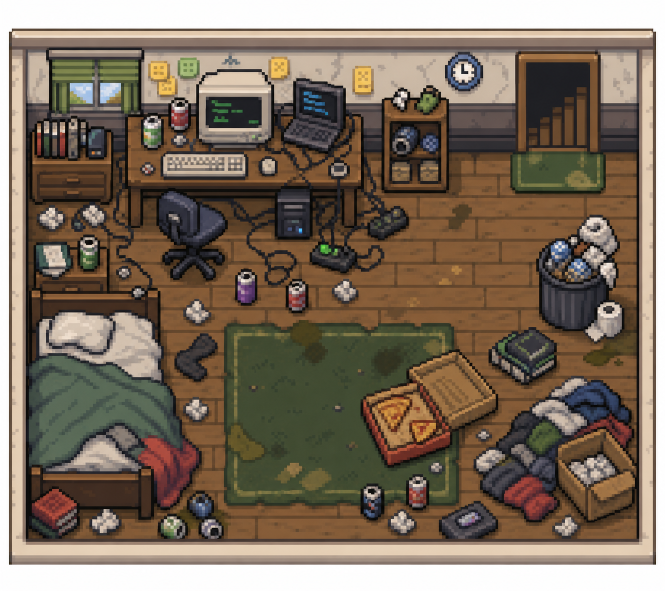
#> input picture docs/ai-slop/gpt-generated/rooms/vibe-coder-bedroom-map-source.png, 1330 x 1182 px (shown at 1/2 size)
$ python apply_vibe_coder_room.py
#> lines starting #> are read from the running program, lines starting #| are printed output that depends on the picture
#!/usr/bin/env python3

from pathlib import Path
import struct

from PIL import Image


ROOT = Path(__file__).resolve().parents[2]
TILESET_DIR = ROOT / "data/tilesets/secondary/brendans_mays_house"
TILES_PNG = TILESET_DIR / "tiles.png"
METATILES_BIN = TILESET_DIR / "metatiles.bin"
ATTRIBUTES_BIN = TILESET_DIR / "metatile_attributes.bin"
PALETTE_15 = TILESET_DIR / "palettes/15.pal"
SOURCE_PNG = ROOT / "docs/ai-slop/gpt-generated/rooms/vibe-coder-bedroom-map-source.png"
BRENDAN_ROOM_MAP = ROOT / "data/layouts/LittlerootTown_BrendansHouse_2F/map.bin"
PREVIEW_PNG = ROOT / "docs/ai-slop/gpt-generated/rooms/vibe-coder-room-layout-preview.png"

SECONDARY_TILE_BASE = 512
ROOM_METATILE_BASE = 0x2C4
ROOM_WIDTH = 9
ROOM_HEIGHT = 8
ROOM_PIXEL_SIZE = (ROOM_WIDTH * 16, ROOM_HEIGHT * 16)

# The original room's upper bits carry the map's elevation/collision metadata.
BASE_ROOM_VALUES = [
    0x0652, 0x0654, 0x0650, 0x0654, 0x0656, 0x0687, 0x060B, 0x060C, 0x060D,
    0x065A, 0x065B, 0x0655, 0x0665, 0x0402, 0x068F, 0x0613, 0x0214, 0x0615,
    0x3262, 0x3263, 0x3278, 0x3266, 0x325D, 0x3278, 0x3206, 0x3205, 0x3207,
    0x327B, 0x327C, 0x327D, 0x3201, 0x3298, 0x3299, 0x3299, 0x329A, 0x3201,
    0x0283, 0x3284, 0x0285, 0x3201, 0x32A0, 0x32A1, 0x32A1, 0x32A2, 0x3201,
    0x428B, 0x068C, 0x428D, 0x0201, 0x32A0, 0x32A1, 0x32A1, 0x32A2, 0x3201,
    0x0204, 0x3201, 0x0201, 0x3201, 0x32A8, 0x32A9, 0x32A9, 0x32AA, 0x3201,
    0x3204, 0x3201, 0x3201, 0x3201, 0x3201, 0x3201, 0x3201, 0x3201, 0x3201,
]

# TRUE means solid. The clear path runs from the lower room into the top-right
# exit, while the bed, desk, trash, laundry, and room edges are blocked.
COLLISION = [
    "#########",
    "#######.#",
    "######..#",
    "#####...#",
    "##....###",
    "##....###",
    "#.....###",
    "#.....###",
]


def load_words(path):
    data = path.read_bytes()
    return list(struct.unpack("<" + "H" * (len(data) // 2), data))


def save_words(path, words):
    path.write_bytes(struct.pack("<" + "H" * len(words), *words))


def crop_room_source():
    source = Image.open(SOURCE_PNG).convert("RGB")
#> source is the input picture: PIL image 1330x1182 RGB; mean R, G, B 125.5, 110.5, 94.3
    xs, ys = [], []
    for y in range(source.height):
        for x in range(source.width):
            r, g, b = source.getpixel((x, y))
            if not (r > 245 and g > 245 and b > 245):
                xs.append(x)
                ys.append(y)
#> after the loop, xs = 1391647 items; ys = 1391647 items
    if not xs:
        raise RuntimeError("room source has no non-white pixels")
    bbox = (min(xs), min(ys), max(xs) + 1, max(ys) + 1)
#> bbox = (17, 56, 1315, 1130)
    return source.crop(bbox)
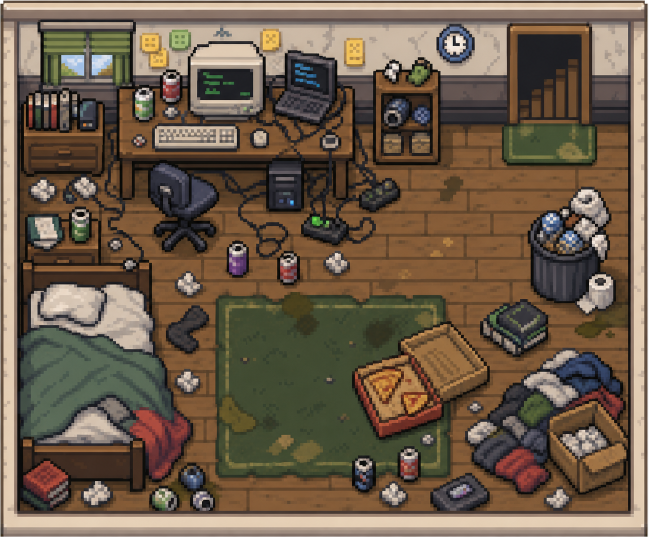
#> returned value: PIL image 1298x1074 RGB (shown at 1/2 size); mean R, G, B 109.2, 92.2, 74


def make_room_image():
    # Downscale once for composition, then quantize. Eight source colors plus a
    # transparent index keeps the final 8x8 tile count inside the free secondary
    # tileset space while preserving the generated room as a coherent image.
    room = crop_room_source()
    room = room.resize((72, 64), Image.Resampling.BICUBIC)
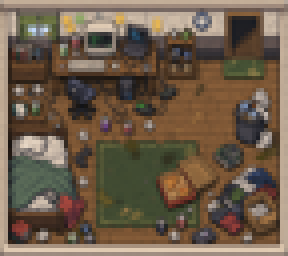
#> room: PIL image 72x64 RGB (shown 4 times larger); mean R, G, B 109.4, 92.4, 74.1
    room = room.resize(ROOM_PIXEL_SIZE, Image.Resampling.NEAREST)
#> room: PIL image 144x128 RGB
    quantized = room.quantize(colors=8, method=Image.Quantize.MEDIANCUT, dither=Image.Dither.NONE)
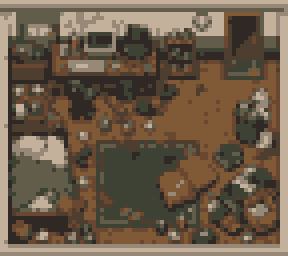
#> quantized: PIL image 144x128 P (shown 2 times larger); mean R, G, B 108.9, 92, 73.2
    return quantized


def palette_from_image(image):
    raw = image.getpalette()[:45]
    colors = [(255, 0, 255)]
    colors.extend(tuple(raw[i:i + 3]) for i in range(0, len(raw), 3))
    while len(colors) < 16:
        colors.append((0, 0, 0))
    return colors[:16]


def write_jasc_palette(path, palette):
    lines = ["JASC-PAL", "0100", "16"]
    lines.extend(f"{r} {g} {b}" for r, g, b in palette)
    path.write_text("\r\n".join(lines) + "\r\n", encoding="ascii", newline="")


def remap_room_to_palette(image):
    out = Image.new("P", image.size, 0)
#> out: PIL image 144x128 P; every value is 0
    raw = image.getpalette()[:45]
#> raw = [196, 177, 155, 151, 136, 120, 128, 89, 55, 98, 92, 75, 105, 71, 48, 78, 62, 47, 61, 66, 52, 48, 40, 36]
    source_colors = [tuple(raw[i:i + 3]) for i in range(0, len(raw), 3)]
#> source_colors = [(196, 177, 155), (151, 136, 120), (128, 89, 55), (98, 92, 75), (105, 71, 48), (78, 62, 47), (61, 66, 52), (48, 40, 36)]
    index_map = {i: i + 1 for i in range(len(source_colors))}
#> index_map = {0: 1, 1: 2, 2: 3, 3: 4, 4: 5, 5: 6, 6: 7, 7: 8}
    flat = []
    palette = [(255, 0, 255)] + source_colors
#> palette = [(255, 0, 255), (196, 177, 155), (151, 136, 120), (128, 89, 55), (98, 92, 75), (105, 71, 48), (78, 62, 47), (61, 66, 52), (48, 40, 36)]
    while len(palette) < 16:
        palette.append((0, 0, 0))
#> this loop made 7 passes
#> after the loop, palette = [(255, 0, 255), (196, 177, 155), (151, 136, 120), (128, 89, 55), (98, 92, 75), (105, 71, 48), (78, 62, 47), (61, 66, 52), (48, 40, 36), (0, 0, 0), (0, 0, 0), (0, 0, 0), (0, 0, 0), (0, 0, 0), (0, 0, 0), (0, 0, 0)]
    for color in palette:
        flat.extend(color)
#> this loop made 16 passes
#> after the loop, flat = 48 values, max 255 at index 0, min 0 at index 1, mean 56.17
    flat.extend([0] * (768 - len(flat)))
    out.putpalette(flat)
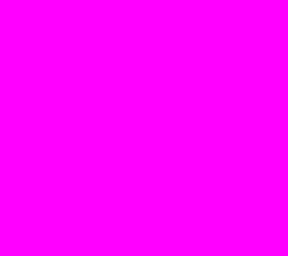
#> out: PIL image 144x128 P (shown 2 times larger); mean R, G, B 255, 0, 255
    px_in = image.load()
    px_out = out.load()
    for y in range(image.height):
        for x in range(image.width):
            px_out[x, y] = index_map[px_in[x, y]]
    return out


# [16 lines left out: functions used_secondary_tiles, ensure_tilesheet_capacity, not called in this run]


def tile_xy(abs_tile_id):
    local = abs_tile_id - SECONDARY_TILE_BASE
    return (local % 16) * 8, (local // 16) * 8


# [26 lines left out: function write_room_tiles, not called in this run]


def metatile_index(global_id):
    return global_id - 0x200


# [44 lines left out: functions make_room_metatiles, patch_room_map, render_preview, not called in this run]


def main():
    room_quantized = make_room_image()
    room = remap_room_to_palette(room_quantized)
    palette = palette_from_image(room_quantized)
#> the loop in palette_from_image, `while len(colors) < 16:` made 7 passes
#> after the loop in palette_from_image, `while len(colors) < 16:`: colors has the same summary as palette in remap_room_to_palette
    write_jasc_palette(PALETTE_15, palette)

    base_metatiles = load_words(METATILES_BIN)[: metatile_index(ROOM_METATILE_BASE) * 8]
    tile_to_abs = write_room_tiles(room, base_metatiles)
    make_room_metatiles(room, tile_to_abs)
    patch_room_map()
    render_preview(room)


if __name__ == "__main__":
#> (the run stopped early here; a loop or call above may not have finished)
